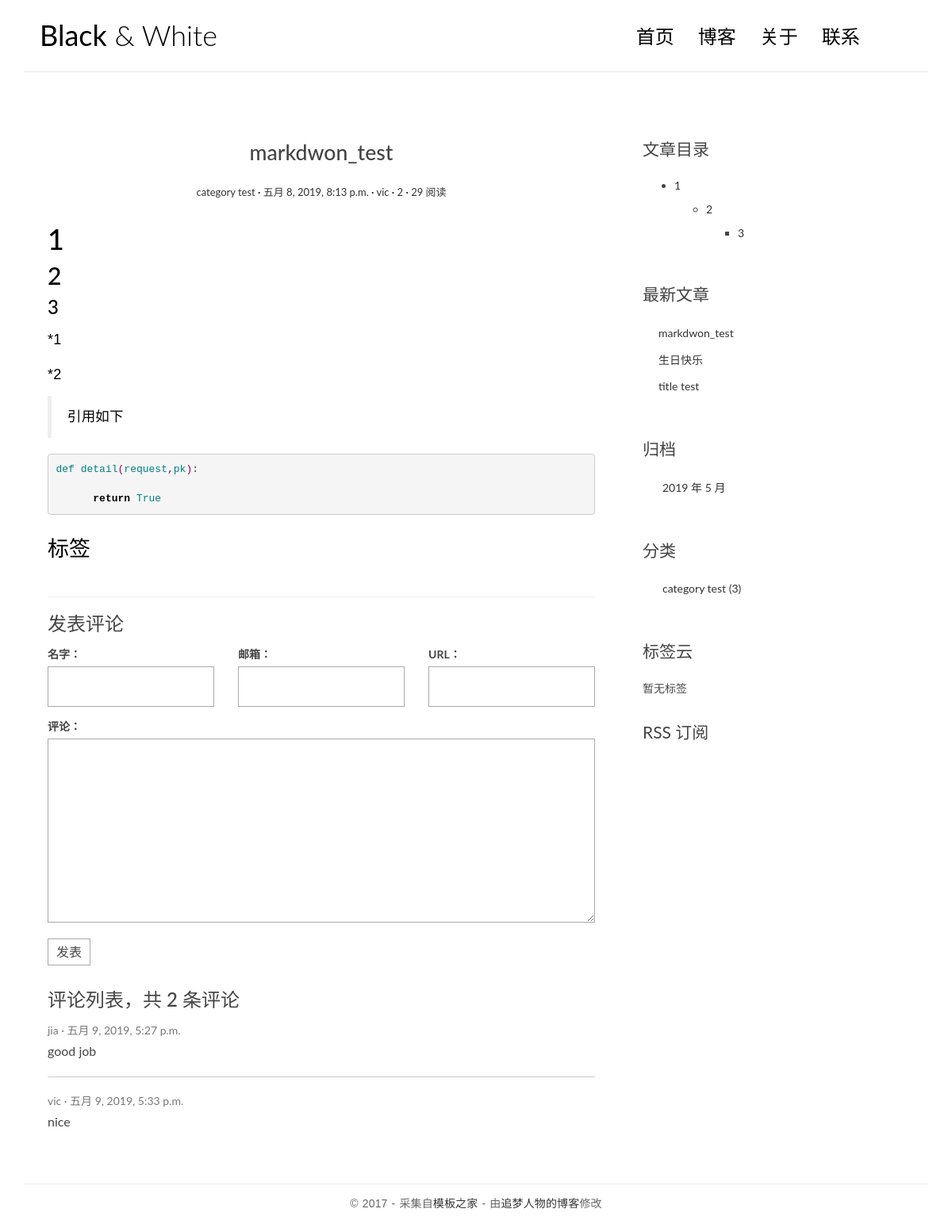
/blog/post/3/, run on the app's committed database.
### blog/models.py (models this page shows, shortened)
class Post(models.Model):
    title = models.CharField(max_length=70)
    body = models.TextField()
    created_time = models.DateTimeField()
    modified_time = models.DateTimeField()
    excerpt = models.CharField(max_length=200, blank=True)
    def save(self, *args, **kwargs):             #定义‘摘要’的方法
        if not self.excerpt:
            md = markdown.Markdown(extensions=[
                                   'markdown.extensions.extra',
                                   'markdown.extensions.codehilite',
                                   ])
            self.excerpt = strip_tags(md.convert(self.body))[:54]
        super(Post, self).save(*args, **kwargs)
    category = models.ForeignKey(Category, on_delete=models.CASCADE)
    tags = models.ManyToManyField(Tag, blank=True)
    author = models.ForeignKey(User, on_delete=models.CASCADE)
    views = models.PositiveIntegerField(default=0, editable=False)
    def increase_views(self):
        self.views += 1
        self.save(update_fields=['views'])
    def get_absolute_url(self):
        return reverse('blog:detail', kwargs={'pk':self.pk})
    class Meta:
        ordering = ['created_time']

class Category(models.Model):
    name = models.CharField(max_length=100)

### comments/models.py (models this page shows, shortened)
class Comment(models.Model):
    name = models.CharField(max_length=100)
    email = models.EmailField(max_length=255)
    url = models.URLField(blank=True)
    text=models.TextField()
    created_time = models.DateTimeField(auto_now_add=True)
    post = models.ForeignKey('blog.post', on_delete=models.CASCADE)

### blog/views.py (the view)
# urls.py: url(r'^post/(?P<pk>[0-9]+)/$', views.PostDetailView.as_view(), name='detail'),
class PostDetailView(DetailView):
    model = Post
    template_name = 'blog/detail.html'
    context_object_name = 'post'
    def get(self,request,*args,**kwargs):
        response = super(PostDetailView,self).get(request, *args, **kwargs)
        self.object.increase_views()
        return response
    def get_object(self,queryset=None):
        post = super(PostDetailView,self).get_object(queryset=None)
        md = markdown.Markdown(extensions=[
                                      'markdown.extensions.extra',
                                      'markdown.extensions.codehilite',
                                      'markdown.extensions.toc',
                              ])
        post.body = md.convert(post.body)
        post.toc = md.toc
        return post
    def get_context_data(self,**kwargs):
        context = super(PostDetailView,self).get_context_data(**kwargs)
        form = CommentForm()
        comment_list = self.object.comment_set.all()
        context.update({'form':form, 'comment_list':comment_list})
        return context

### comments/forms.py
class CommentForm(forms.ModelForm):
    class Meta:
        model = Comment
        fields = ['name', 'email', 'url', 'text']

### blog/templatetags/blog_tags.py (called while the page is built)
@register.simple_tag
def get_recent_posts(num=5):
    return Post.objects.all().order_by('-created_time')[:num]

@register.simple_tag
def archives():
    return Post.objects.dates('created_time', 'month', order='DESC')

@register.simple_tag
def get_categories():
    return Category.objects.annotate(num_posts=Count('post')).filter(num_posts__gt=0)

@register.simple_tag
def get_tags():
    return Tag.objects.annotate(num_posts=Count('post')).filter(num_posts__gt=0)

### templates/blog/detail.html (shortened to what this page needs)
{% extends 'base.html' %}
{% block main %}
    <article class="post post-{{ post.pk }}">
        <header class="entry-header">
            <h1 class="entry-title">{{ post.title }}</h1>
            <div class="entry-meta">
                <span class="post-category"><a href="{% url 'blog:category' post.category.pk %}">{{ post.category.name }}</a></span>
                <span class="post-date"><a href="#"><time class="entry-date"
                                                          datetime="{{ post.created_time }}">{{ post.created_time }}</time></a></span>
                <span class="post-author"><a href="#">{{ post.author }}</a></span>
                <span class="comments-link"><a href="{{ post.get_absolute_url }}#comment-area">{{ post.comment_set.count }}</a></span>
                <span class="views-count"><a href="#">{{ post.views }} 阅读</a></span>
            </div>
        </header>
        <div class="entry-content clearfix">
            {{ post.body|safe }}
          <div class = "widget-tag-cloud">
            <h3 class="widget-title">标签</h3>
          </div>
        </div>
    </article>
    <section class="comment-area" id="comment-area">
        <hr>
        <h3>发表评论</h3>
        <form action="{% url 'comments:post_comment' post.pk %}" method="post" class="comment-form">
            <div class="row">
                <div class="col-md-4">
                    <label for="{{ form.name.id_for_label }}">名字：</label>
                    {{ form.name }}
                </div>
                <div class="col-md-4">
                    <label for="{{ form.email.id_for_label }}">邮箱：</label>
                    {{ form.email }}
                </div>
                <div class="col-md-4">
                    <label for="{{ form.url.id_for_label }}">URL：</label>
                    {{ form.url }}
                </div>
                <div class="col-md-12">
                    <label for="{{ form.text.id_for_label }}">评论：</label>
                    {{ form.text }}
                    <button type="submit" class="comment-btn">发表</button>
                </div>
            </div>
        </form>
        <div class="comment-list-panel">
            <h3>评论列表，共 <span>{{ post.comment_set.count }}</span> 条评论</h3>
            <ul class="comment-list list-unstyled">
                {% for comment in comment_list %}
                    <li class="comment-item">
                        <span class="nickname">{{ comment.name }}</span>
                        <time class="submit-date"
                              datetime="{{ comment.created_time }}">{{ comment.created_time }}</time>
                        <div class="text">
                            {{ comment.text }}
                        </div>
                    </li>
                {% empty %}
                    暂无评论
                {% endfor %}
            </ul>
        </div>
    </section>
{% endblock main %}
{% block toc %}
    <div class="widget widget-content">
        <h3 class="widget-title">文章目录</h3>
        {{ post.toc|safe }}
    </div>
{% endblock toc %}

### templates/base.html (shortened to what this page needs)
{% load static %}
{% load blog_tags %}
<!DOCTYPE html>
<html>
<head>
    <link rel="stylesheet" href="http://code.ionicframework.com/ionicons/2.0.1/css/ionicons.min.css">
    <link rel="stylesheet" href="{% static 'blog/css/bootstrap.min.css' %}">
    <link rel="stylesheet" href="{% static 'blog/css/pace.css' %}">
    <link rel="stylesheet" href="{% static 'blog/css/custom.css' %}">
    <link rel="stylesheet" href="{% static 'blog/css/highlights/github.css' %}">
</head>
<body>
<div class="container">
    <header id="site-header">
        <div class="row">
            <div class="col-md-4 col-sm-5 col-xs-8">
                <div class="logo">
                    <h1><a href="{% url 'blog:index' %}"><b>Black</b> &amp; White</a></h1>
                </div>
            </div>
            <div class="col-md-8 col-sm-7 col-xs-4">
                <nav class="main-nav" role="navigation">
                    <div class="collapse navbar-collapse" id="bs-example-navbar-collapse-1">
                        <ul class="nav navbar-nav navbar-right">
                            <li class="cl-effect-11"><a href="{% url 'blog:index' %}" data-hover="首页">首页</a></li>
                            <li class="cl-effect-11"><a href="full-width.html" data-hover="博客">博客</a></li>
                            <li class="cl-effect-11"><a href="about.html" data-hover="关于">关于</a></li>
                            <li class="cl-effect-11"><a href="contact.html" data-hover="联系">联系</a></li>
                        </ul>
                    </div>
                </nav>
            </div>
        </div>
    </header>
</div>
<div class="content-body">
    <div class="container">
        <div class="row">
            <main class="col-md-8">
                {% block main %}
                {% endblock main %}
            </main>
            <aside class="col-md-4">
                {% block toc %}
                {% endblock toc %}
                <div class="widget widget-recent-posts">
                    <h3 class="widget-title">最新文章</h3>
                    {% get_recent_posts as recent_post_list %}
                    <ul>
                        {% for post in recent_post_list %}
                            <li>
                                <a href="{{ post.get_absolute_url }}">{{ post.title }}</a>
                            </li>
                        {% empty %}
                            暂无文章！
                        {% endfor %}
                    </ul>
                </div>
                <div class="widget widget-archives">
                    <h3 class="widget-title">归档</h3>
                    {% archives as date_list %}
                    <ul>
                        {% for date in date_list %}
                            <li>
                                <a href="{% url 'blog:archives' date.year date.month %}">{{ date.year }}
                                    年 {{ date.month }} 月</a>
                            </li>
                        {% empty %}
                            暂无归档！
                        {% endfor %}
                    </ul>
                </div>
                <div class="widget widget-category">
                    <h3 class="widget-title">分类</h3>
                    {% get_categories as category_list %}
                    <ul>
                        {% for category in category_list %}
                            <li>
                                <a href="{% url 'blog:category' category.pk %}">{{ category.name }} <span
                                    class="post-count">({{ category.num_posts }})</span></a>
                            </li>
                        {% empty %}
                            暂无分类！
                        {% endfor %}
                    </ul>
                </div>
                <div class="widget widget-tag-cloud">
                    <h3 class="widget-title">标签云</h3>
                    {% get_tags as tag_list %}
                    <ul>
                        {% for tag in tag_list %}
                        <li>
                            <a href="{% url 'blog:tag' tag.pk %}">{{ tag.name }}</a>
                        </li>
                        {% empty %}
                         暂无标签
                        {% endfor %}
                    </ul>
                </div>
                <div class="rss">
                    <a href="{% url 'blog:rss' %}"> RSS 订阅</a>
                </div>
            </aside>
        </div>
    </div>
</div>
<footer id="site-footer">
    <div class="container">
        <div class="row">
            <div class="col-md-12">
                <p class="copyright">&copy 2017 - 采集自<a href="http://www.cssmoban.com/"
                                                        target="_blank" title="模板之家">模板之家</a>
                    - 由<a href="http://zmrenwu.com/" title="网页模板" target="_blank">追梦人物的博客</a>修改
                </p>
            </div>
        </div>
    </div>
</footer>
</body>
</html>

### blog/static/blog/css/custom.css (style rules this page uses)
* { outline: none; }
h1, h2, h3, h4, h5, h6 { margin-top: 0; }
b { font-weight: 400; }
a { color: #333; }
body { color: #444; font-family: 'Lato', sans-serif; }
p { font-family: 'Ubuntu', sans-serif; font-weight: 400; word-spacing: 1px; letter-spacing: 0.01em; }
#site-header { background-color: #FFF; padding: 25px 20px; margin-bottom: 40px; border-bottom: 1px solid #e7e7e7; }
.logo h1 a { color: #000; }
.logo h1 { margin: 0; font-family: 'Lato', sans-serif; font-weight: 300; }
.main-nav { margin-top: 11px; max-width: 95%; }
.main-nav a { color: #000000 !important; padding: 0 0 5px 0 !important; margin-right: 30px; font-family: 'Lato', sans-serif; font-weight: 300; font-size: 24px; }
.cl-effect-11 a { padding: 10px 0; color: #0972b4; text-shadow: none; }
.cl-effect-11 a::before { position: absolute; top: 0; left: 0; overflow: hidden; padding: 0 0 5px 0 !important; max-width: 0; border-bottom: 1px solid #000; color: #000; content: attr(data-hover); white-space: nowrap; -webkit-transition: max-width 0.5s; -moz-transition: max-width 0.5s; transition: max-width 0.5s; }
.content-body { padding-bottom: 4em; }
.post { background: #fff; padding: 30px 30px 0; }
.entry-title { text-align: center; font-size: 1.9em; margin-bottom: 20px; line-height: 1.6; padding: 10px 20px 0; }
.entry-meta { text-align: center; color: #DDDDDD; font-size: 13px; margin-bottom: 30px; }
.entry-content { font-size: 18px; line-height: 1.9; font-weight: 300; color: #000; }
.post-category::after, .post-date::after, .post-author::after, .comments-link::after { content: ' ·'; color: #000; }
.widget { background: #fff; padding: 30px 0 0; }
.widget-title { font-size: 1.5em; margin-bottom: 20px; line-height: 1.6; padding: 10px 0 0; font-weight: 400; }
.widget-recent-posts ul { padding: 0; margin: 0; padding-left: 20px; }
.widget-recent-posts ul li { list-style-type: none; position: relative; line-height: 170%; margin-bottom: 10px; }
.widget-recent-posts ul li::before { content: '\f3d3'; font-family: "Ionicons"; position: absolute; left: -17px; top: 3px; font-size: 16px; color: #000; }
.widget-archives ul { padding: 0; margin: 0; padding-left: 25px; }
.widget-archives ul li { list-style-type: none; position: relative; line-height: 170%; margin-bottom: 10px; }
.widget-archives ul li::before { content: '\f3f3'; font-family: "Ionicons"; position: absolute; left: -25px; top: 1px; font-size: 16px; color: #000; }
.widget-category ul { padding: 0; margin: 0; padding-left: 25px; }
.widget-category ul li { list-style-type: none; position: relative; line-height: 170%; margin-bottom: 10px; }
.widget-category ul li::before { content: '\f3fe'; font-family: "Ionicons"; position: absolute; left: -25px; top: 1px; font-size: 18px; color: #000; }
.widget-tag-cloud ul { padding: 0; margin: 0; margin-right: -10px; }
.widget-content ul ul { margin-top: 10px; }
.widget-content ul li { margin-bottom: 10px; }
.rss { font-size: 21px; margin-top: 30px; }
.rss a { color: #444; }
#site-footer { padding-top: 10px; padding: 0 0 1.5em 0; }
.copyright { text-align: center; padding-top: 1em; margin: 0; border-top: 1px solid #eee; color: #666; }
.contact-form input, .comment-form input { border: 1px solid #aaa; margin-bottom: 15px; width: 100%; padding: 15px 15px; font-size: 16px; line-height: 100%; transition: 0.4s border-color linear; }
.contact-form textarea, .comment-form textarea { border: 1px solid #aaa; margin-bottom: 15px; width: 100%; padding: 15px 15px; font-size: 16px; line-height: 20px !important; min-height: 183px; transition: 0.4s border-color linear; }
.comment-area { padding: 0 30px 0; }
.comment-form { margin-top: 15px; }
.comment-form .comment-btn { background-color: #fff; border: 1px solid #aaa; font-size: 16px; padding: 5px 10px; }
.comment-list-panel { margin-top: 30px; }
.comment-list { margin-top: 15px; }
.comment-item:not(:last-child) { border-bottom: 1px #ccc solid; margin-bottom: 20px; padding-bottom: 20px; }
.comment-item .nickname, .comment-item .submit-date { color: #777; font-size: 14px; }
.comment-item .nickname:after { content: ' ·'; }
.comment-item .text { padding-top: 5px; font-size: 16px; }

### blog/static/blog/css/highlights/github.css (style rules this page uses)
.codehilite .k { color: #000000; font-weight: bold }
.codehilite .nv { color: #008080 }
.codehilite .w { color: #bbbbbb }
.codehilite .ss { color: #990073 }

### data on the page
Post: title "markdwon_test", category.name "category test", created_time "五月 8, 2019, 8:13 p.m.", author "vic", comment_set.count "2", views "29", body "1 2 3 *1 *2 引用如下 def detail ( request , pk ) : return True", toc "1 2 3"
Comment: name "jia", created_time "五月 9, 2019, 5:27 p.m.", text "good job"
Comment: name "vic", created_time "五月 9, 2019, 5:33 p.m.", text "nice"
Post: title "生日快乐"
Post: title "title test"
Category: name "category test", num_posts "3"

### other printed values
{{ date.year }} "2019"
{{ date.month }} "5"
